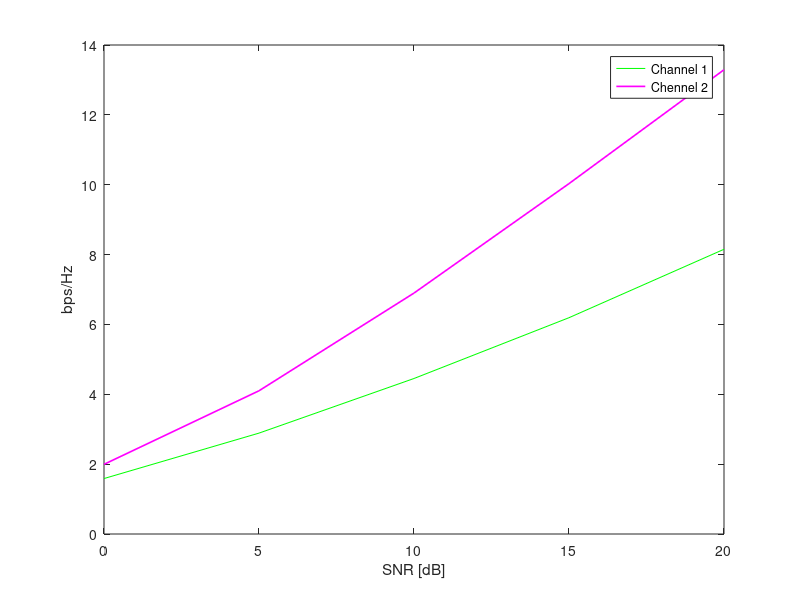

Write the MATLAB code that produced this figure.
clc
clear all
close all
SNR_dB=[0:5:20];  SNR_linear=10.^(SNR_dB/10);
N_iter=1000;  N_SNR=length(SNR_dB);
nT=2;  nR=2;  n=min(nT,nR);  I = eye(n);  sq2=sqrt(0.5);

K_dB=20;
% for K_dB=[0:2:20]
K=10^(K_dB/10);
H1_bar=ones(nR,nT);
H2_bar=H1_bar;
H2_bar(1,2,:)=-1;
C_22_1=zeros(1,N_SNR);  C_22_2=zeros(1,N_SNR);
for iter=1:N_iter
   H_w=sq2*(randn(nR,nT)+j*randn(nR,nT));
   H_1 = sqrt(K/(K+1)).*H1_bar + sqrt(1/(K+1)).*H_w;
   H_2 = sqrt(K/(K+1)).*H2_bar + sqrt(1/(K+1)).*H_w;
   tmp1 = H_1'*H_1/nT;  tmp2 = H_2'*H_2/nT;
   for i=1:N_SNR
      C_22_1(i) = C_22_1(i) + log2(det(I+SNR_linear(i)*tmp1));
      C_22_2(i) = C_22_2(i) + log2(det(I+SNR_linear(i)*tmp2));
   end
end
C_22_1 = real(C_22_1)/N_iter;  C_22_2 = real(C_22_2)/N_iter;
plot(SNR_dB,C_22_1,'-g', SNR_dB,C_22_2,'-m','LineWidth',1.2);
xlabel('SNR [dB]'); ylabel('bps/Hz');
legend('Channel 1','Chennel 2');